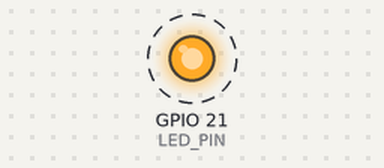
Bench run of a program on a simulated Raspberry Pi (BCM pin numbers). Shown: output pins drawn as LEDs (lit = HIGH). Dashed ring = blinking. What the program prints to the terminal is not drawn.

Above: at 0.5 s.
Timing chart, 0 to 4.6 s (numbered marks = the images above):
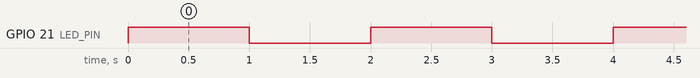

Measured:
- by itself, GPIO 21 (LED_PIN): alternates HIGH for 1.0 s and LOW for 1.0 s

The program:

lab9q1.py
```python
import RPi.GPIO as GPIO
import time

# Set up the GPI pin numbering mode
GPIO.setmode(GPIO.BCM)
GPIO.setwarnings(False)

LED_PIN = 21
GPIO.setup(LED_PIN, GPIO.OUT)

try:
    while True:
        print("LED on")
        GPIO.output(LED_PIN, GPIO.HIGH)
        time.sleep(1)
        print("LED off")
        GPIO.output(LED_PIN, GPIO.LOW)
        time.sleep(1)

except KeyboardInterrupt:
    # Clean up the GPIO pins on exit
    GPIO.cleanup()
    print("Program exited cleanly")
```
